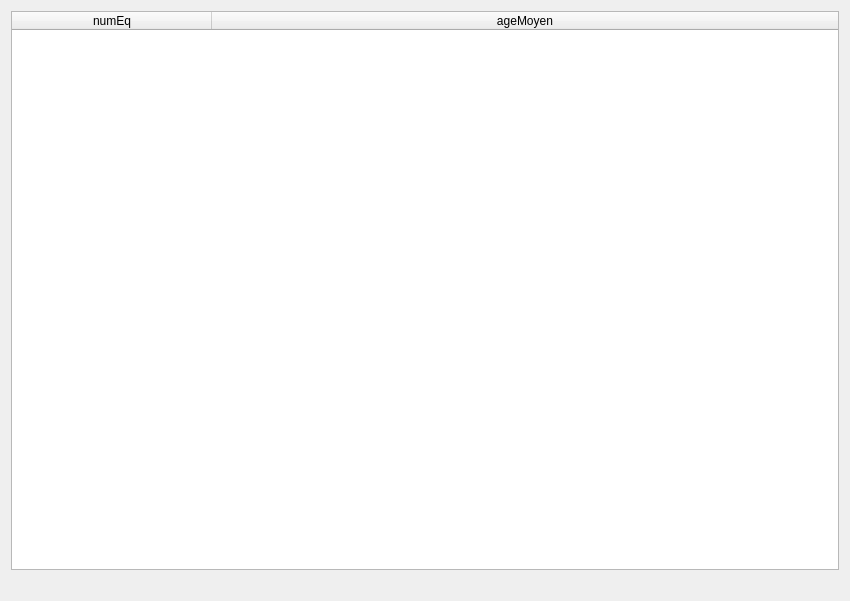
<?xml version="1.0" encoding="UTF-8"?>
<ui version="4.0">
 <class>fct_comp_5</class>
 <widget class="QDialog" name="fct_comp_5">
  <property name="geometry">
   <rect>
    <x>0</x>
    <y>0</y>
    <width>850</width>
    <height>601</height>
   </rect>
  </property>
  <property name="windowTitle">
   <string>Age moyen des equipes ayant remporté des medailles d'or</string>
  </property>
  <layout class="QVBoxLayout" name="verticalLayout">
   <item>
    <widget class="QTableWidget" name="table_fct_comp_5">
     <attribute name="horizontalHeaderDefaultSectionSize">
      <number>200</number>
     </attribute>
     <attribute name="horizontalHeaderMinimumSectionSize">
      <number>50</number>
     </attribute>
     <attribute name="horizontalHeaderStretchLastSection">
      <bool>true</bool>
     </attribute>
     <attribute name="verticalHeaderVisible">
      <bool>false</bool>
     </attribute>
     <column>
      <property name="text">
       <string>numEq</string>
      </property>
     </column>
     <column>
      <property name="text">
       <string>ageMoyen</string>
      </property>
     </column>
    </widget>
   </item>
   <item>
    <widget class="QLabel" name="label_fct_comp_5">
     <property name="text">
      <string/>
     </property>
     <property name="alignment">
      <set>Qt::AlignCenter</set>
     </property>
    </widget>
   </item>
  </layout>
 </widget>
 <resources/>
 <connections/>
</ui>
